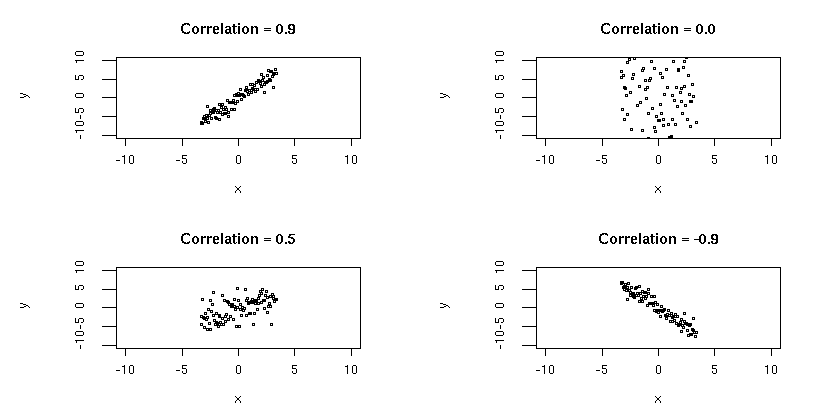

The R source for this figure:
x = c(-50:50)/15

png(filename="correlation.png",width=840,height=420)
par(mfcol=c(2,2))

y1 = 2*x + rnorm(101)
plot(x,y1,xlim=c(-10,10),ylim=c(-10,10),ylab="y")
title('Correlation = 0.9')

y2 = x + rnorm(101,sd=2.65)
plot(x,y2,xlim=c(-10,10),ylim=c(-10,10),ylab="y")
title('Correlation = 0.5')

y3 = rnorm(101,sd=10)
plot(x,y3,xlim=c(-10,10),ylim=c(-10,10),ylab="y")
title('Correlation = 0.0')

plot(x,-y1,xlim=c(-10,10),ylim=c(-10,10),ylab="y")
title('Correlation = -0.9')

dev.off()


postscript(file="correlation.eps",width=12,height=6,
           horizontal = FALSE, onefile = FALSE, paper = "special",
           family = "ComputerModern", encoding = "TeXtext.enc")
par(mfcol=c(2,2))
plot(x,y1,xlim=c(-10,10),ylim=c(-10,10),ylab="y")
title('Correlation = 0.9')
plot(x,y2,xlim=c(-10,10),ylim=c(-10,10),ylab="y")
title('Correlation = 0.5')
plot(x,y3,xlim=c(-10,10),ylim=c(-10,10),ylab="y")
title('Correlation = 0.0')
plot(x,-y1,xlim=c(-10,10),ylim=c(-10,10),ylab="y")
title('Correlation = -0.9')
dev.off()
